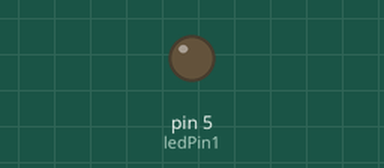
A sketch run on a simulated Arduino Uno, built with avr-gcc and run on an emulated ATmega328P. On the bench: output pins drawn as LEDs (lit = HIGH).

Above: at 0.1 s.
At 5.1 s:
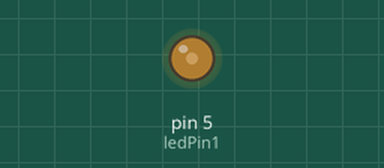
Timing chart, 0 to 6.6 s (numbered marks = the images above):
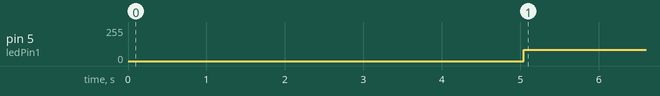

The sketch:

VLC_unequal_8bit_PWM2.ino
```cpp
// On-Off frequency should be in ratio 3:2 (or 40%-60% duty cycle)
const int freq_on = 3000;
const int freq_off = 2000;
int value_on = 16000000 / 256 /  freq_on / 2;
int value_off = 16000000 / 256 /  freq_off / 2;
const int value[2] = {value_off,value_on};

const int ledPin1 = 5;
const int ledPin2 = 10;
const int pwmWidth = 3;

byte data1[10] = {0x31, 0x82, 0x13, 0xE4, 0x75,
                  0x66, 0x27, 0xA8, 0x49, 0xDA};
unsigned dataNumber = 0;

int counter1 = 0;
const int packet1Size = 31;
bool led1Status = false;
byte packet1[packet1Size];

void initializeTimer()
{
  noInterrupts();
  TCCR1A = 0;
  TCCR1B = 0;
  TCNT1  = 0;

  OCR1A = value[led1Status];            // compare match register 16MHz/256/2Hz
  TCCR1B |= (1 << WGM12);   // CTC mode
  TCCR1B |= (1 << CS12);    // 256 prescaler
  TIMSK1 |= (1 << OCIE1A);  // enable timer compare interrupt
  interrupts();             // enable all interrupts
}

ISR(TIMER1_COMPA_vect)
{
 if(counter1 < packet1Size)
 {
    if(packet1[counter1] == 1 && led1Status == false)
    {
      led1Status = true;
      OCR1A = value[led1Status];
      digitalWrite(ledPin1,led1Status);
    }

    if(packet1[counter1] == 0 && led1Status == true)
    {
      led1Status = false;
      OCR1A = value[led1Status];
      digitalWrite(ledPin1,led1Status);
    }
 }

  counter1++;
  if(counter1 == packet1Size)
  {
     counter1 = 0;
     dataNumber++;
     if(dataNumber > 9)
      dataNumber=0;
     makePacket1();
  }
}

byte parity(byte x)
{
   byte y;
   y = x ^ (x >> 1);
   y = y ^ (y >> 2);
   y = y ^ (y >> 4);
   y = y ^ (y >> 8);
   y = y ^ (y >>16);
   return y & 1;
}

void makePacket1()
{
  int i=0,j=0;
  while(i<8)
  {
    if(j<4)
    {
      packet1[j++] = 0;
      continue;
    }

    byte tmp = (data1[dataNumber]) & (0x80>>i);
    if(tmp == 0)
    {
      packet1[j++] = 1; //part 1 of data
      packet1[j++] = 0; //part 2 of data
      packet1[j++] = 0; //part 3 of data
      i++;
    }
    else
    {
      packet1[j++] = 1; //part 1 of data
      packet1[j++] = 1; //part 2 of data
      packet1[j++] = 0; //part 3 of data
      i++;
    }

    if(i==8)
    {
      if(parity(data1[dataNumber]))
      {
        packet1[j++] = 1; //part 1 of parity
        packet1[j++] = 1; //part 2 of parity
        packet1[j++] = 0; //part 3 of parity
      }
      else
      {
        packet1[j++] = 1; //part 1 of parity
        packet1[j++] = 0; //part 2 of parity
        packet1[j++] = 0; //part 3 of parity
      }
    }
  }
//  printPacket();
}

void printPacket()
{
  Serial.print(data1[dataNumber],HEX);
  Serial.print("::");
  int i=0;
  while(i<packet1Size)
  {
    Serial.print(packet1[i]);
    i++;
  }
  Serial.println();
}

void setup()
{
  makePacket1();
  pinMode(ledPin1, OUTPUT);
//  Serial.begin(115200);
  delay(5000);
//  printPacket();
  initializeTimer();
}

void loop(){}
```

Measured:
- by itself, pin 5 (ledPin1): 0/255 → 86/255 at 5.0 s
